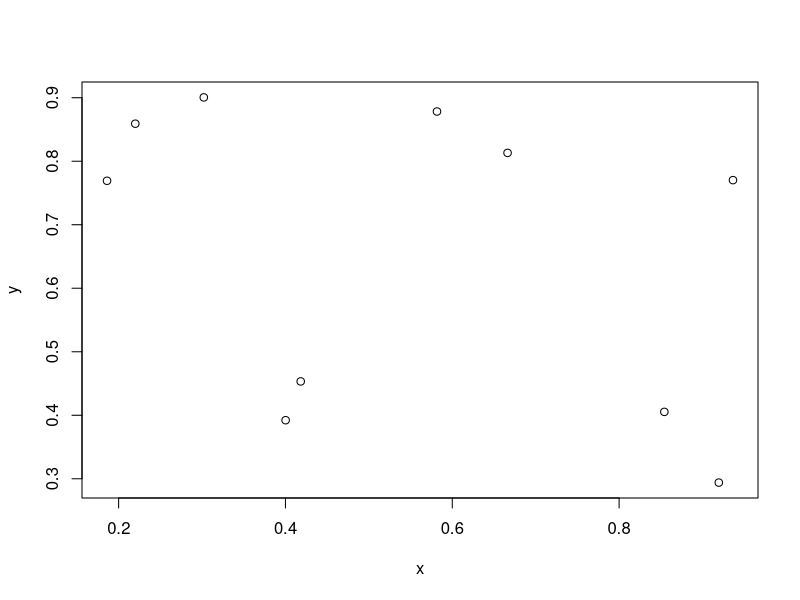

Reproduce this figure in R.
## ---- chunk 1
x <- runif(10,0,1)
y <- runif(10,0,1)
plot(x,y,type="p")
